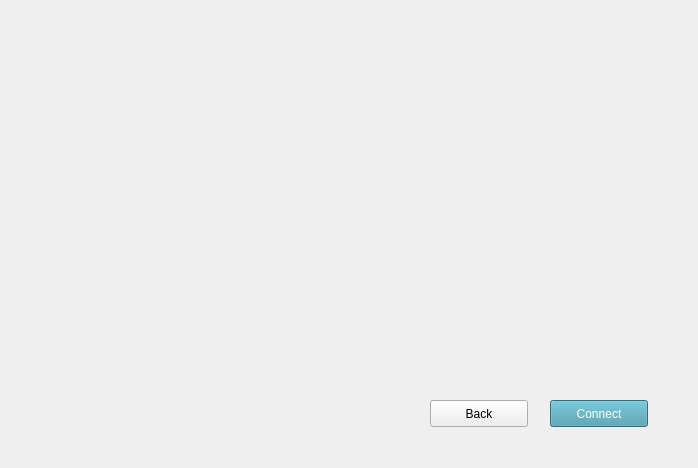
<?xml version="1.0" encoding="UTF-8"?>
<ui version="4.0">
 <class>branchForm</class>
 <widget class="QWidget" name="branchForm">
  <property name="geometry">
   <rect>
    <x>0</x>
    <y>0</y>
    <width>698</width>
    <height>468</height>
   </rect>
  </property>
  <property name="windowTitle">
   <string>Form</string>
  </property>
  <widget class="QPushButton" name="fourthBackBtn">
   <property name="geometry">
    <rect>
     <x>430</x>
     <y>400</y>
     <width>98</width>
     <height>27</height>
    </rect>
   </property>
   <property name="text">
    <string>Back</string>
   </property>
  </widget>
  <widget class="QPushButton" name="FifthNextBtn">
   <property name="geometry">
    <rect>
     <x>550</x>
     <y>400</y>
     <width>98</width>
     <height>27</height>
    </rect>
   </property>
   <property name="styleSheet">
    <string notr="true">background: #4499aa; color: white</string>
   </property>
   <property name="text">
    <string>Connect</string>
   </property>
  </widget>
 </widget>
 <resources/>
 <connections/>
</ui>
